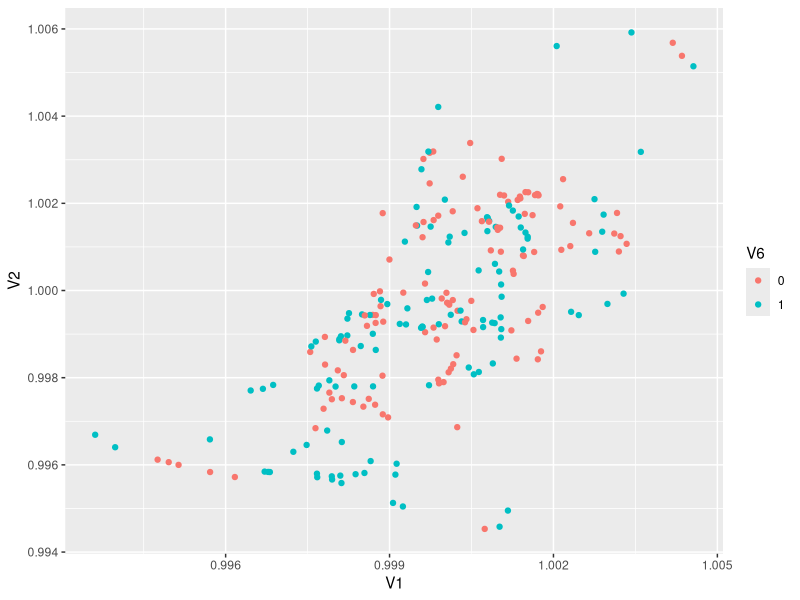
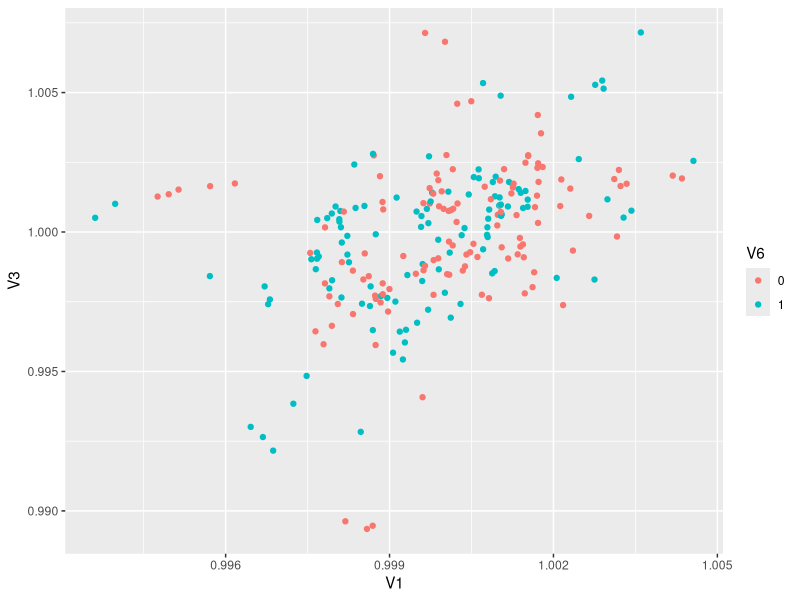
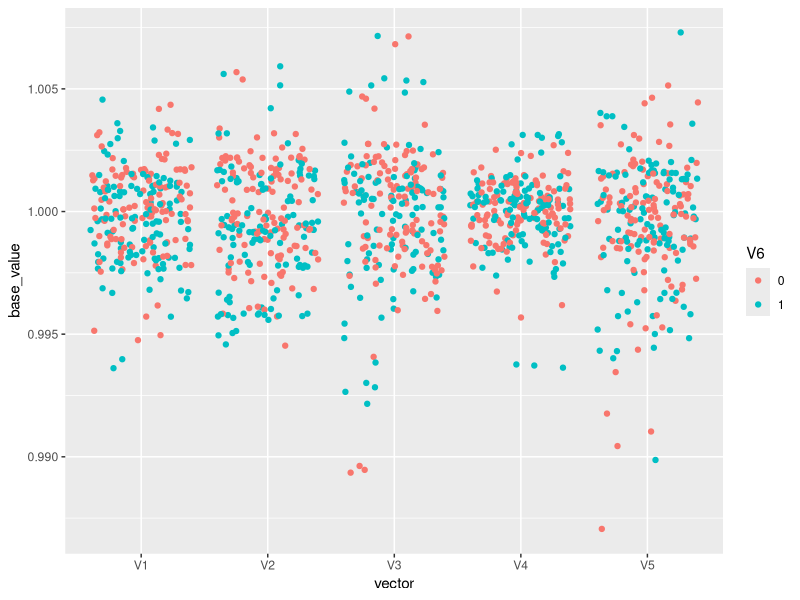
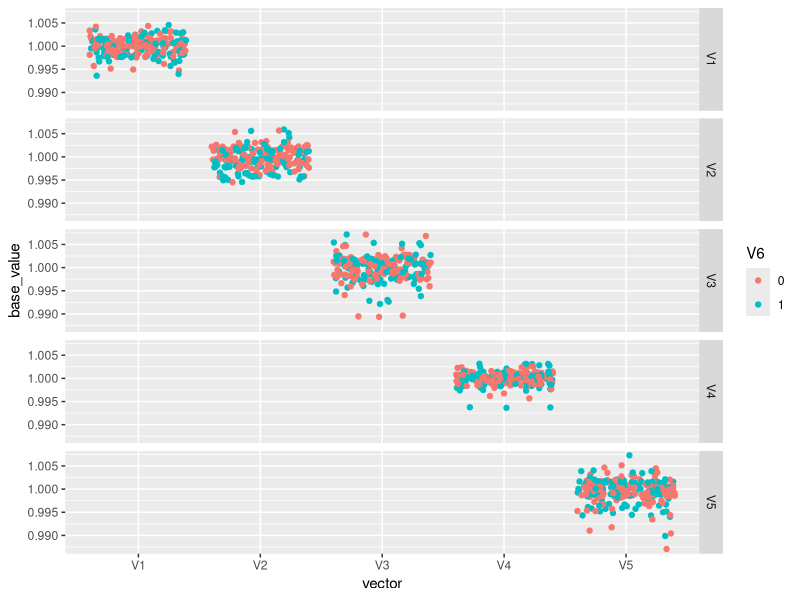
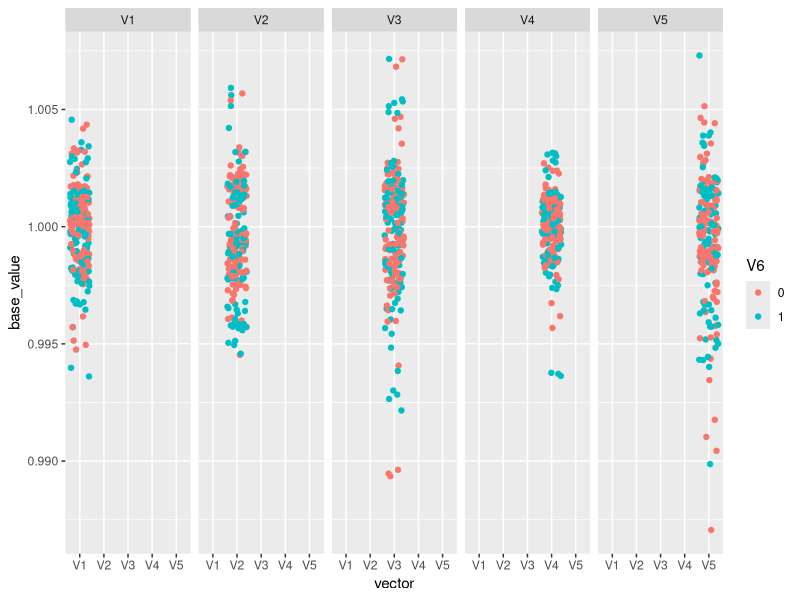
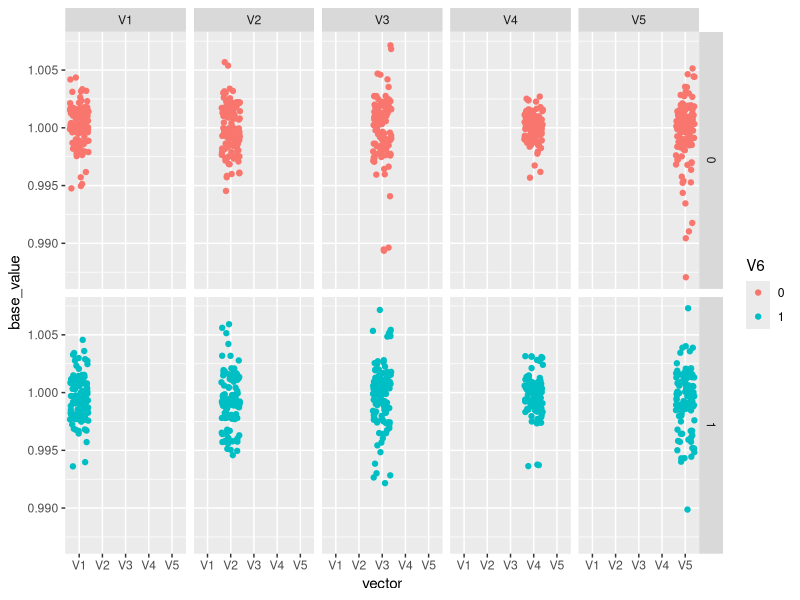

Write R code to recreate these figures, in order.
## read dat file into R
# use library
library(tidyverse)
# read binary file
base_buy <- readBin("test_data/Buy_Position8132102.dat",what = "double",n = 60000, endian = "little") %>% 
  # convert vector to matrix
  matrix(ncol = 6, byrow = TRUE) %>%
  # convert to dataframe
  as.data.frame()

nrow(base_buy)

base_buy$V6 <- as.factor(base_buy$V6)

## explore this data visually
# one vector over another one
ggplot(base_buy, aes(V1, V2, col = V6))+geom_point()
ggplot(base_buy, aes(V1, V3, col = V6))+geom_point()

# make this data as long format
base_buy_long <- base_buy %>% gather(key = "vector", value = "base_value", -V6)
# visualize it
ggplot(base_buy_long, aes(x = vector, y = base_value, col = V6))+geom_jitter()
# with facets
ggplot(base_buy_long, aes(x = vector, y = base_value, col = V6))+geom_jitter()+facet_grid(vector ~ .)
# probably better ones
ggplot(base_buy_long, aes(x = vector, y = base_value, col = V6))+geom_jitter()+facet_grid(.~ vector)
ggplot(base_buy_long, aes(x = vector, y = base_value, col = V6))+geom_jitter()+facet_grid(V6 ~ vector)


library(caret)

# Create index to split based on labels  
index <- createDataPartition(base_buy$V6, p=0.75, list=FALSE)

# Subset training set with index
d.training <- base_buy[index,]

# Subset test set with index
d.test <- base_buy[-index,]

# Train a model
model_knn <- train(x = d.training[ , 1:5],
                   y = d.training[ , 6],
                   method = 'knn')

# Predict the probabilities (newdata should come from new observations)
predict_prob <- predict(object = model_knn, type = "prob", newdata = d.test[,1:5])

# Predict the classes
predict_class <- predict(object = model_knn, type = "raw", newdata = d.test[,1:5])


# Evaluate the predictions
table(predict_class)

# Confusion matrix 
confusionMatrix(predict_class,d.test[,6])

